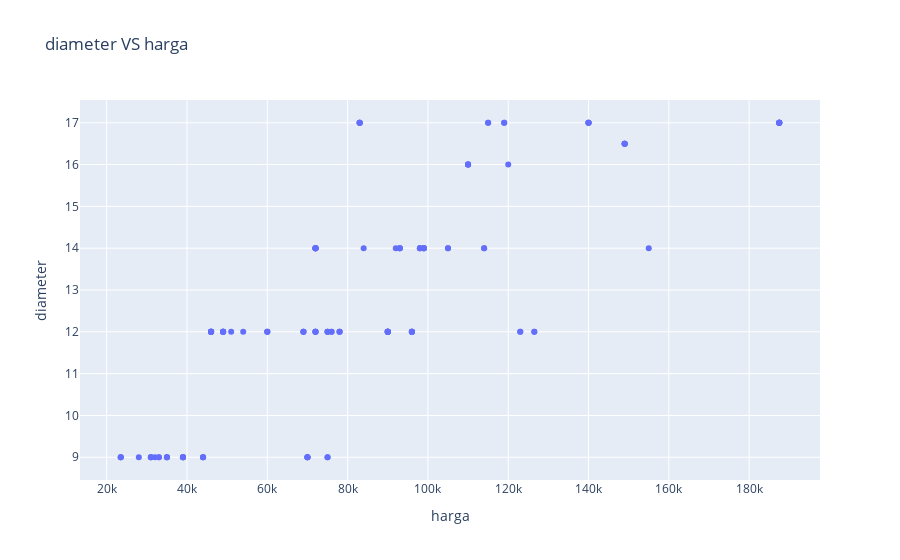

Source (notebook cell):
### Code cell
import plotly.express as px
fig = px.scatter(df_pizza, x="harga", y="diameter", title="diameter VS harga")
fig.show()
